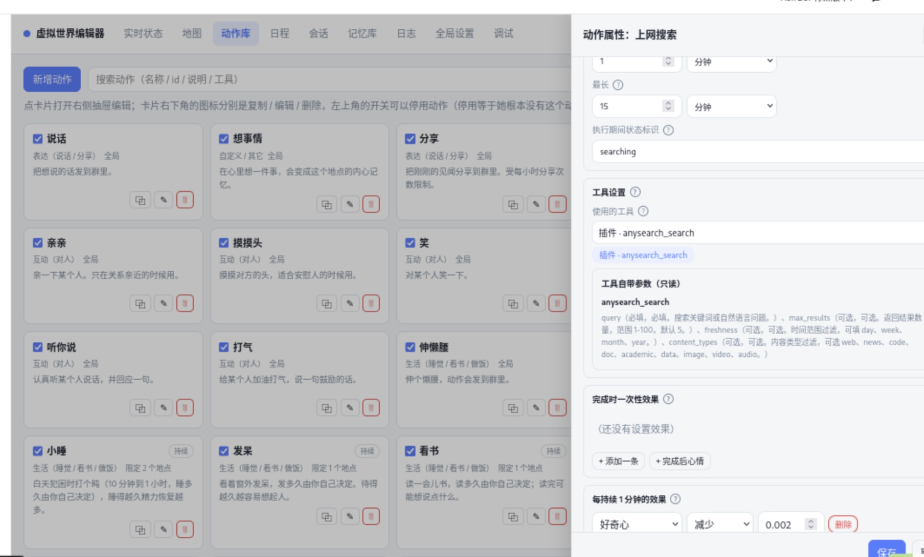
#> input picture img/action_edit.png, 1848 x 1113 px (shown at 1/2 size)
$ python -i meme_images.py   (imports and definitions only)
#> lines starting #> are read from the running program, lines starting #| are printed output that depends on the picture
#> further down, picture is the input picture: PIL image 1848x1113 RGBA; mean R, G, B, A 207.3, 208.4, 210.4, 255
"""M5 图片事实生产者：真尺寸 / 真帧数 / 感知哈希 / 按需取帧。

**为什么单独一个模块**：``meme_assets`` 从 M1 起就有 ``width`` / ``height`` /
``frame_count`` 三列，但一直没有产出者——``core.meme_store.asset_facts`` 只填
hash / mime / size / is_animated，于是卡片与详情里的「尺寸 / 帧数」恒为 0，
动图也只能按扩展名猜（方案 §10 M5 的活）。这里就是那个产出者。

四条硬规矩（本模块逐条兑现）：

1. **可选依赖，优雅降级**：Pillow 是宿主自带依赖，但按可选 import 处理。没装就
   一切回 ``ok=False`` + ``reason="pillow_missing"``，**绝不**拿扩展名 / 字节数 /
   文件大小编造尺寸（方案 §1「判定要有出处，不编造」）；调用方在探不到时回落到
   老口径（按 mime 猜 ``is_animated``）。
2. **绝不抛**：坏图、截断、超大、解压炸弹全部在函数内收口成 ``ok=False`` + 原因，
   调用方拿不到异常。
3. **不整图解码**：帧数用 ``seek`` 数（元数据 ``n_frames`` 会撒谎——截断的 GIF
   照样报一个漂亮的帧数），取帧只 ``seek`` 目标帧一次、只 ``load()`` 一次，
   任何时刻内存里只有一帧。
4. **判据带阈值与出处**：见 :data:`DHASH_MAX_DISTANCE` / :data:`PIXEL_HASH_SIZE`
   / :data:`DEFAULT_MAX_PIXELS` 的注释。变体判定只判"像"，**绝不判"是同一张"**
   （方案 §1：「保留变体关系，绝不静默合并」）。
"""

from __future__ import annotations

import hashlib
from collections.abc import Mapping
from io import BytesIO
from typing import Any

try:  # 可选依赖：宿主自带，但缺了也必须能跑（见模块 docstring 第 1 条）
    from PIL import Image

    PILLOW_AVAILABLE = True
    PILLOW_PROBLEM = ""
except Exception as exc:  # pragma: no cover - 真机上 Pillow 由宿主提供
    Image = None  # type: ignore[assignment]
    PILLOW_AVAILABLE = False
    PILLOW_PROBLEM = f"{type(exc).__name__}: {exc}"

# --------------------------------------------------------------------------- #
# 常量：闸门与判据（每一个都写清出处）
# --------------------------------------------------------------------------- #

#: 默认单张字节上限——与 ``world.meme.max_asset_bytes`` 的默认值同源（10MB）。
DEFAULT_MAX_BYTES = 10_000_000

#: 默认解码帧上限——与 ``world.meme.max_asset_frames`` 的默认值同源（200）。
DEFAULT_MAX_FRAMES = 200

#: 解压炸弹闸门（像素数）：Pillow 自带的 ``Image.MAX_IMAGE_PIXELS`` 是 ~8900 万，
#: 对聊天表情包来说太宽（8900 万像素 × 4 字节 = 356MB 一次解码）。这里取 4000 万
#: 像素（约 6300×6300）作为"表情包不可能这么大"的界，超了一律 ``ok=False``，
#: **而且在 ``load()`` 之前就拒**（尺寸来自文件头，不解码）。
DEFAULT_MAX_PIXELS = 40_000_000

#: dHash 的边长：8×8 相邻比较 = 64 位（``imagehash`` 库的 ``hash_size=8`` 惯例）。
DHASH_SIZE = 8
DHASH_BITS = DHASH_SIZE * DHASH_SIZE

#: 64 位 dHash 的汉明距离阈值：**≤ 6 位**算"画面近似"。
#: 出处：``imagehash`` 生态的通行口径（64 位差值哈希，距离 ≤ 5~10 视为相似；
#: 距离 0 才是同一张）。取 6 是保守中值——比 10 严（少登记噪声关系），
#: 比 5 宽（容得下重压缩带来的抖动）。调用方可用 ``dhash_max_distance=`` 覆盖。
DHASH_MAX_DISTANCE = 6

#: 规范化解码像素哈希的采样尺寸：先解码成 RGB、再缩到 32×32、再取 sha256。
#: 出处：方案 §1「相同画面（规范化解码像素哈希）」——同一画面换编码（PNG↔无损
#: WebP）解码后像素一致 → 32×32 采样一致 → 哈希一致；有损重压（JPEG）会变值，
#: 那种情况归 dHash 的"近似"，不是"相同"。阈值是**逐字节相等**，没有容差。
PIXEL_HASH_SIZE = (32, 32)

#: 取帧输出的格式（卡片 / 内容判定都要能直接塞进附件）。
EXTRACT_MIME = "image/png"

#: Pillow 的格式名 → mime。**不用** ``Image.MIME``：那个注册表要 ``Image.init()``
#: 之后才有内容（没初始化时全空），真机上会给出空 mime。
_FORMAT_MIME = {
    "PNG": "image/png",
    "JPEG": "image/jpeg",
    "JPG": "image/jpeg",
    "GIF": "image/gif",
    "WEBP": "image/webp",
    "BMP": "image/bmp",
    "TIFF": "image/tiff",
    "ICO": "image/x-icon",
    "AVIF": "image/avif",
}

#: 原因码 → 中文（日志与页面共用一份）
PROBE_REASON_TEXTS: dict[str, str] = {
    "": "读到了",
    "empty": "没有字节可读（文件是空的）",
    "too_large": "单张超过字节上限，没有解码",
    "too_many_pixels": "像素数超过闸门，没有解码",
    "pillow_missing": "环境里没有 Pillow，读不出尺寸与帧数",
    "decode_error": "这个文件不是能解码的图片",
    "truncated": "文件被截断了，首帧都读不出来",
    "truncated_frames": "文件尾部被截断：尺寸是真的，帧数只是数得出来的下界",
    "out_of_range": "要的那一帧不在这张图里",
    "no_bytes": "资产库里没有这张图的字节",
}

#: Pillow 在"被截断 / 结构不完整"的文件上抛的几种典型异常文本。命中就当
#: ``truncated``（比笼统的 ``decode_error`` 精确，回执里能说清是"文件坏了"还是
#: "根本不是图片"）。
_TRUNCATED_MARKERS = (
    "truncat",
    "not processed",
    "unexpected eof",
    "eof",
    "unpack_from",
    "out of range",
    "buffer",
)

#: 变体判定原因码 → 中文
VARIANT_REASON_TEXTS: dict[str, str] = {
    "same_picture": "同一画面、不同编码",
    "same_first_frame_frames_differ": "首帧相同但帧数不同",
    "near_picture": "画面近似（感知哈希接近）",
    "near_picture_frames_differ": "首帧近似但帧数不同",
    "different_picture": "画面差得远",
    "flat_no_gradient": "画面没有梯度（纯色块），感知哈希判不了",
    "same_media": "根本是同一份字节",
    "no_profile": "缺少可比的图片事实（没解码出来）",
    "bad_media": "内容身份为空",
}

_SAME_MEDIA = "same_media"

_RESAMPLE = getattr(Image, "LANCZOS", 1) if PILLOW_AVAILABLE else 1


# [103 lines left out: functions _reason_text, _looks_truncated, decoder_available, _open_image, _blank_facts, _fail and 1 more, not called in this run]


def _hashes_from_frame(image: Any) -> dict[str, Any]:
    """已经解到某一帧的图片 → ``{pixel_hash, dhash, dhash_flat}``（纯计算）。

    * ``pixel_hash``：RGB → 32×32（LANCZOS）→ sha256。同画面换编码一致。
    * ``dhash``：灰度 → 9×8 → 每行相邻像素比较，64 位，十六进制串。
    * ``dhash_flat``：dHash 全是 0 或全是 1 = **这张图没有横向梯度**（纯色块、
      单色背景）。dHash 是"梯度方向"的哈希，对纯色图它不带任何信息——两张颜色
      完全不同的纯色图都会算出全 0。标出来，变体判定据此**拒绝用 dHash 下结论**
      （宁可说"判不了"，也不许拿一个恒为 0 的哈希说"这两张像"）。
    """

    try:
        rgb = image.convert("RGB").resize(PIXEL_HASH_SIZE, _RESAMPLE)
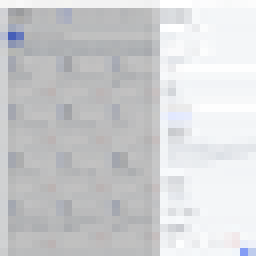
#> rgb: PIL image 32x32 RGB (shown 8 times larger); mean R, G, B 207.1, 208.2, 210.2
        pixel_hash = hashlib.sha256(rgb.tobytes()).hexdigest()
        gray = image.convert("L").resize((DHASH_SIZE + 1, DHASH_SIZE), _RESAMPLE)
        bits = 0
        for row in range(DHASH_SIZE):
            for column in range(DHASH_SIZE):
                bits = (bits << 1) | (
                    1 if gray.getpixel((column, row)) > gray.getpixel((column + 1, row)) else 0
                )
#> after the loop, bits = 1230275246717702289
        full = (1 << DHASH_BITS) - 1
        return {
            "pixel_hash": pixel_hash,
            "dhash": f"{bits:0{DHASH_BITS // 4}x}",
            "dhash_flat": bits in (0, full),
        }
    except Exception:
        return {"pixel_hash": "", "dhash": "", "dhash_flat": False}


# [358 lines left out: functions probe_bytes, image_profile, middle_frame_index, extract_frame, _hash_int, hamming_distance and 2 more, not called in this run]


__all__ = [
    "DHASH_BITS",
    "DHASH_MAX_DISTANCE",
    "DHASH_SIZE",
    "DEFAULT_MAX_BYTES",
    "DEFAULT_MAX_FRAMES",
    "DEFAULT_MAX_PIXELS",
    "EXTRACT_MIME",
    "PILLOW_AVAILABLE",
    "PILLOW_PROBLEM",
    "PIXEL_HASH_SIZE",
    "PROBE_REASON_TEXTS",
    "VARIANT_REASON_TEXTS",
    "decoder_available",
    "extract_frame",
    "hamming_distance",
    "image_profile",
    "middle_frame_index",
    "probe_bytes",
    "variant_decision",
]

>>> from PIL import Image
>>> picture = Image.open('../img/action_edit.png')
>>> result = _hashes_from_frame(picture)
#> result = 3 items

$ run again, on img/action_generation.png
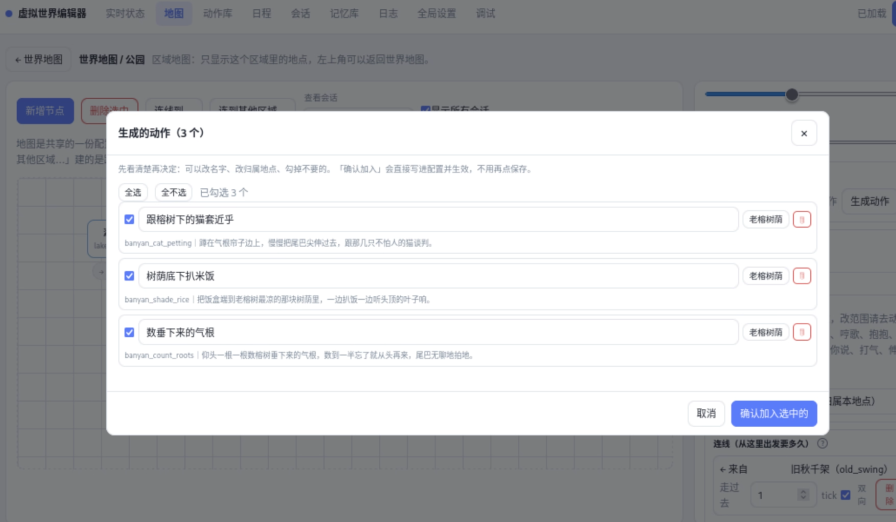
#> input picture img/action_generation.png, 1791 x 1044 px (shown at 1/2 size)
#> picture is the input picture: PIL image 1791x1044 RGBA; mean R, G, B, A 183.9, 185.2, 187.3, 255
#> in _hashes_from_frame, `rgb = image.convert("RGB").resize(PIXEL_HASH_SIZE, _RESAMPLE)`:
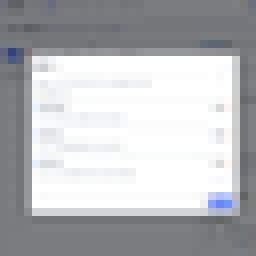
#> rgb: PIL image 32x32 RGB (shown 8 times larger); mean R, G, B 183.4, 184.7, 186.9
#> after the loop in _hashes_from_frame, `for row in range(DHASH_SIZE):`: bits = 9225343491352112086
#> result = 3 items

$ run again, on img/image.png
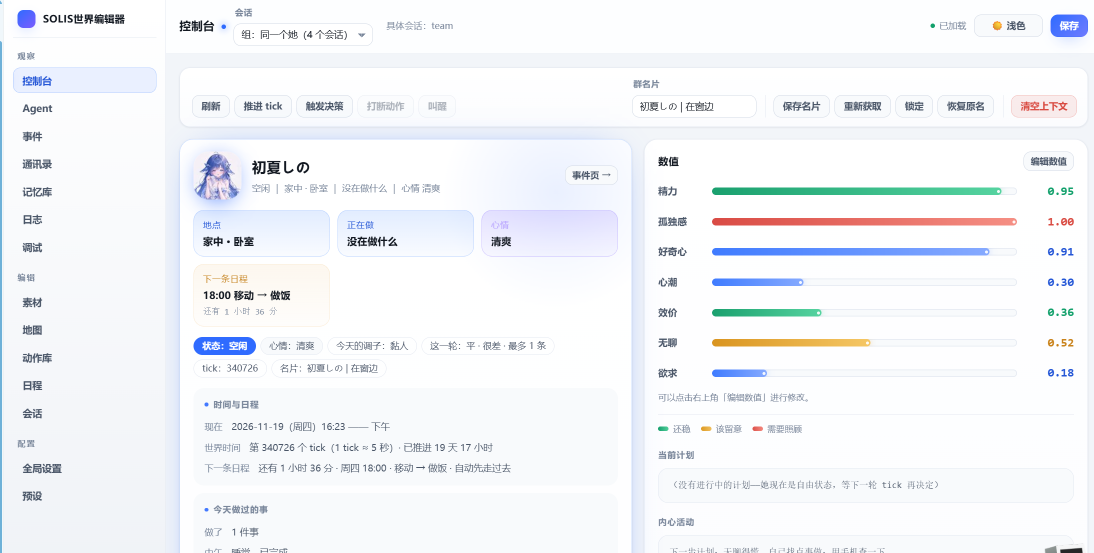
#> input picture img/image.png, 2187 x 1106 px (shown at 1/2 size)
#> picture is the input picture: PIL image 2187x1106 RGB; mean R, G, B 242.6, 244.7, 248.1
#> in _hashes_from_frame, `rgb = image.convert("RGB").resize(PIXEL_HASH_SIZE, _RESAMPLE)`:
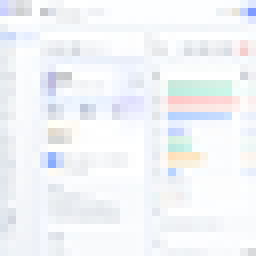
#> rgb: PIL image 32x32 RGB (shown 8 times larger); mean R, G, B 242.4, 244.5, 247.7
#> after the loop in _hashes_from_frame, `for row in range(DHASH_SIZE):`: bits = 813626357682096137
#> result = 3 items
